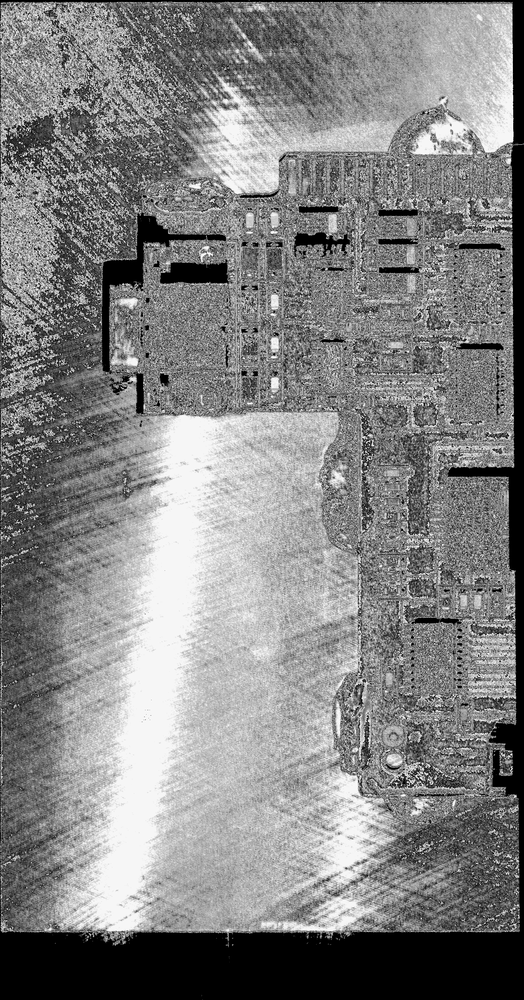
#> input picture data/cognex/DS1_DeskewedImage_intensity.png, 524 x 1000 px, shrunk from 1556 x 2968 before the run
$ python -i heatmap.py   (imports and definitions only)
#> lines starting #> are read from the running program, lines starting #| are printed output that depends on the picture; after the words box and inside, x2 and y2 are one past the last pixel; in counts of white or black regions, pixels touching at a corner belong together
#> further down, picture is the input picture: shape (1000, 524, 3); min 0, max 255, mean 131.3
"""Section 2.2 - component-density heatmap and dense-region selection."""
import cv2
import numpy as np


def build_heatmap(img_bgr, block_size=51, c=5, small_area=50 * 50, min_area=16,
                  median_ksize=5, gauss_sigma=25):
    """Adaptive threshold -> contours -> weighted fill -> denoise + Gaussian smoothing.

    Contours with area < 50x50 px get weight 1, larger ones 0.5 (favours small parts).
    Returns (heatmap float32 normalised to [0, 1], binary image, contours).
    """
#> called with block_size = 51, c = 5, small_area = 2500, min_area = 16, median_ksize = 5, gauss_sigma = 25
    gray = cv2.cvtColor(img_bgr, cv2.COLOR_BGR2GRAY) if img_bgr.ndim == 3 else img_bgr
    binary = cv2.adaptiveThreshold(gray, 255, cv2.ADAPTIVE_THRESH_GAUSSIAN_C,
                                   cv2.THRESH_BINARY_INV, block_size, c)
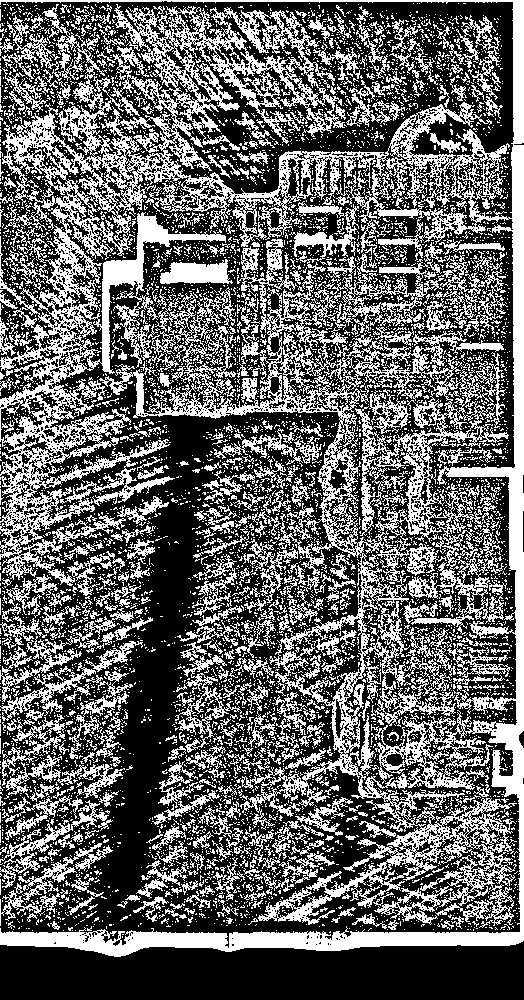
#> binary: shape (1000, 524); 39.7% white; 6700 white regions (6196 under 20 px)
    contours, _ = cv2.findContours(binary, cv2.RETR_EXTERNAL, cv2.CHAIN_APPROX_SIMPLE)
#> contours = 5971 contours, 5694 with area under 20; largest, box (x1, y1, x2, y2) and area: (0, 0, 524, 957) 166660, (408, 492, 507, 635) 2852, (0, 608, 134, 702) 1274, (160, 259, 233, 284) 1155, (0, 800, 109, 888) 1138

    heat = np.zeros(gray.shape, np.float32)
    for cnt in contours:
        area = cv2.contourArea(cnt)
        if area < min_area:  # pure noise
            continue
        weight = 1.0 if area < small_area else 0.5
        x, y, w, h = cv2.boundingRect(cnt)
        roi = np.zeros((h, w), np.uint8)
        cv2.drawContours(roi, [cnt - [x, y]], -1, 1, thickness=-1)
        heat[y:y + h, x:x + w] += roi * weight
#> this loop made 5971 passes
#> (cnt, area) on passes 1 to 3: ([[122, 936], [122, 937]], 0), ([[122, 934], [123, 934]], 0), ([[330, 931], [329, 932], [330, 932]], 0.5)
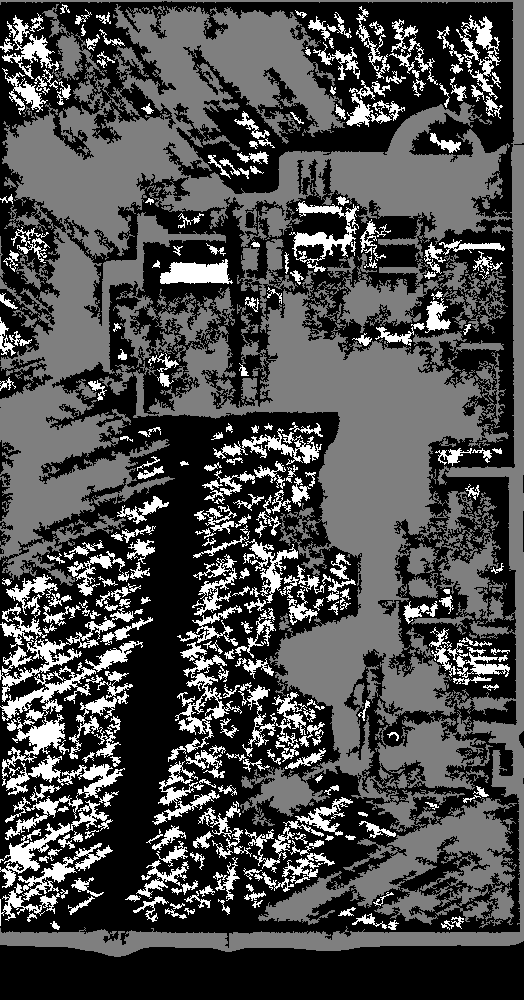
#> heat: shape (1000, 524) float32; min 0, max 1, mean 0.296
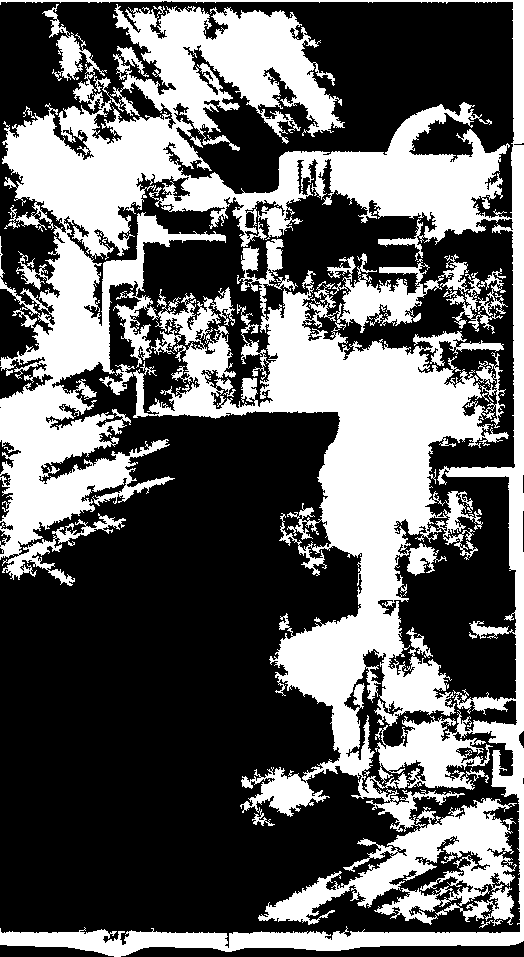
#> roi: shape (957, 524); values 0 (black) and 1 (white), 37.8% white; 1 white region, box (x1, y1, x2, y2) and area: (0, 0, 524, 957) 189506

    heat = cv2.medianBlur(heat, median_ksize)
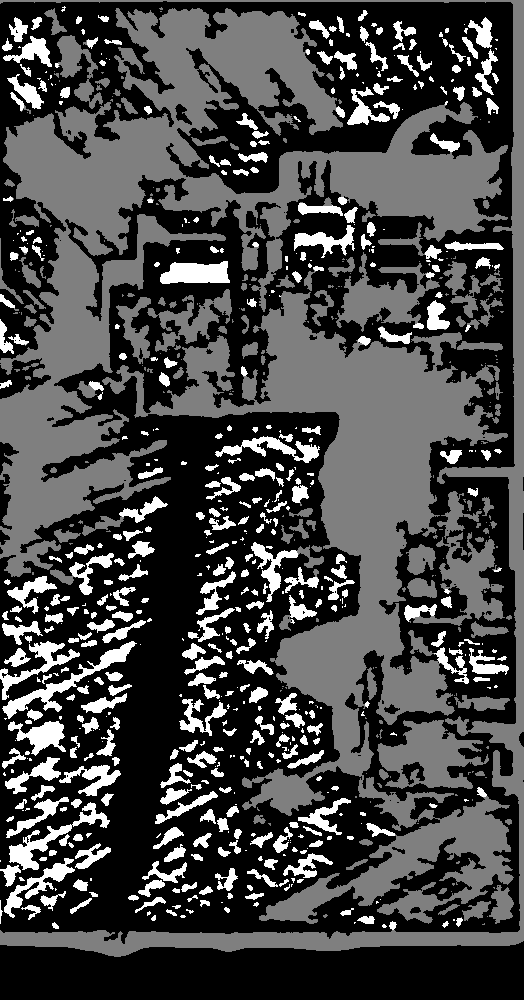
#> heat: shape (1000, 524) float32; min 0, max 1, mean 0.276
    heat = cv2.GaussianBlur(heat, (0, 0), gauss_sigma)
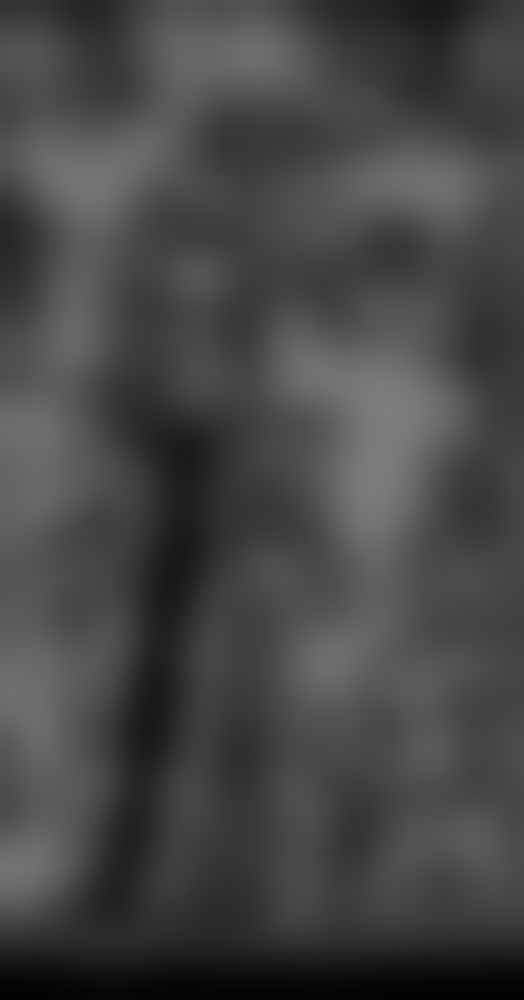
#> heat: shape (1000, 524) float32; min 0.0122, max 0.491, mean 0.276
    if heat.max() > 0:
        heat /= heat.max()
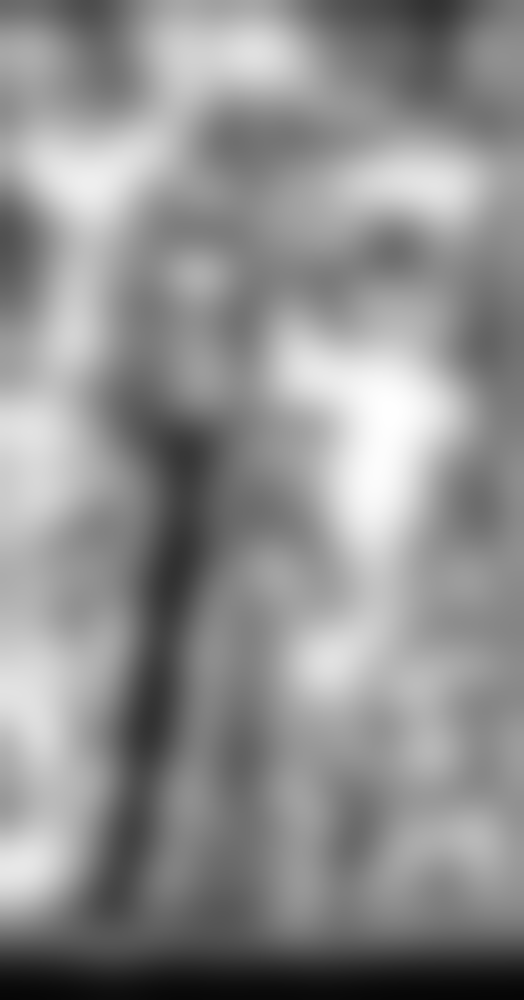
#> heat: shape (1000, 524) float32; min 0.0248, max 1, mean 0.562
    return heat, binary, contours


def dense_regions(heat, grid=100, k_sigma=0.5):
    """Score every grid x grid cell; cells with score > Th = mean(h) + 0.5*sigma are dense (eq. 1),
    where mean(h) and sigma are taken over the whole heatmap h, as in the paper.

    Adjacent dense cells are merged; returns (boxes [(x, y, w, h)], cell_scores, Th).
    """
    H, W = heat.shape
    gh, gw = int(np.ceil(H / grid)), int(np.ceil(W / grid))
    scores = np.zeros((gh, gw), np.float32)
    for r in range(gh):
        for col in range(gw):
            scores[r, col] = heat[r * grid:(r + 1) * grid, col * grid:(col + 1) * grid].mean()

    th = heat.mean() + k_sigma * heat.std()
    dense = (scores > th).astype(np.uint8)
    n, labels = cv2.connectedComponents(dense, connectivity=8)
    boxes = []
    for lbl in range(1, n):
        rs, cs = np.where(labels == lbl)
        x0, y0 = cs.min() * grid, rs.min() * grid
        x1, y1 = min((cs.max() + 1) * grid, W), min((rs.max() + 1) * grid, H)
        boxes.append((x0, y0, x1 - x0, y1 - y0))
    return boxes, scores, th


def colorize(img_bgr, heat, alpha=0.5):
    color = cv2.applyColorMap((heat * 255).astype(np.uint8), cv2.COLORMAP_JET)
    return cv2.addWeighted(img_bgr, 1 - alpha, color, alpha, 0)

>>> import cv2
>>> picture = cv2.imread('data/cognex/DS1_DeskewedImage_intensity.png')
>>> result = build_heatmap(picture)

$ run again, on data/cognex/DS2_DeskewedImage_intensity.png
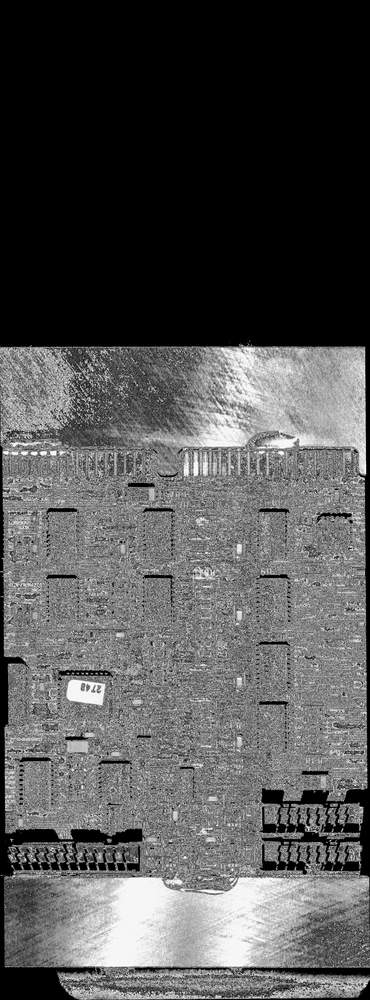
#> input picture data/cognex/DS2_DeskewedImage_intensity.png, 370 x 1000 px, shrunk from 1646 x 4449 before the run
#> picture is the input picture: shape (1000, 370, 3); min 0, max 255, mean 83.7
#> in build_heatmap, `binary = cv2.adaptiveThreshold(gray, 255, cv2.ADAPTIVE_THRESH_GAUSSIAN..`:
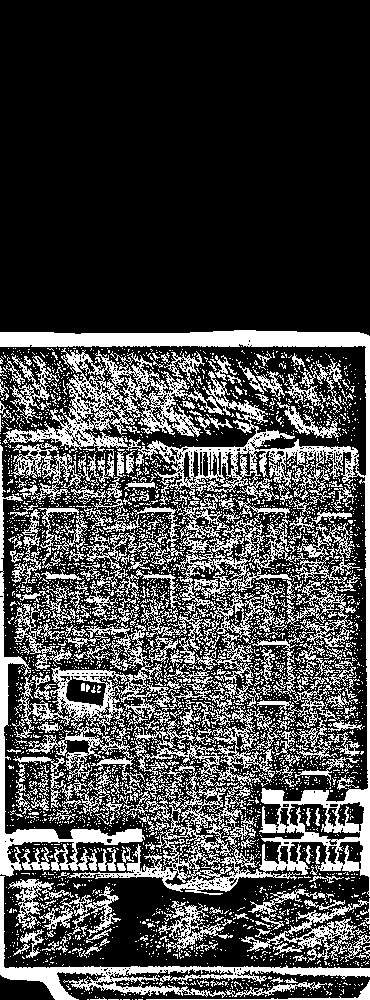
#> binary: shape (1000, 370); 27.6% white; 3719 white regions (3451 under 20 px)
#> contours = 3537 contours, 3385 with area under 20; largest, box (x1, y1, x2, y2) and area: (0, 330, 370, 897) 38251, (12, 625, 225, 791) 6824, (173, 493, 296, 610) 4976, (0, 876, 370, 1000) 4281, (0, 445, 145, 877) 3898
#> the loop in build_heatmap, `for cnt in contours:` made 3537 passes
#> (cnt, area) on passes 1 to 3: ([[138, 999], [142, 999]], 0), ([[135, 999], [136, 999]], 0), ([[132, 999]], 0)
#> in build_heatmap, `heat /= heat.max()`:
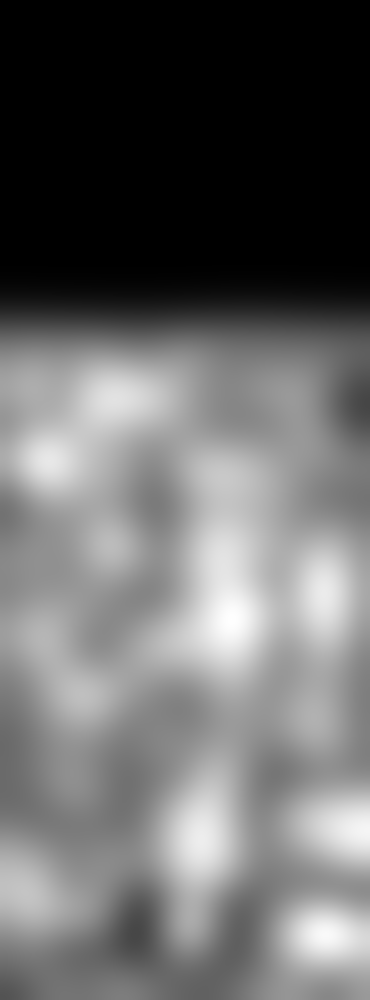
#> heat: shape (1000, 370) float32; min 0, max 1, mean 0.415

$ run again, on data/cognex/DS1_DeskewedImage_range.png
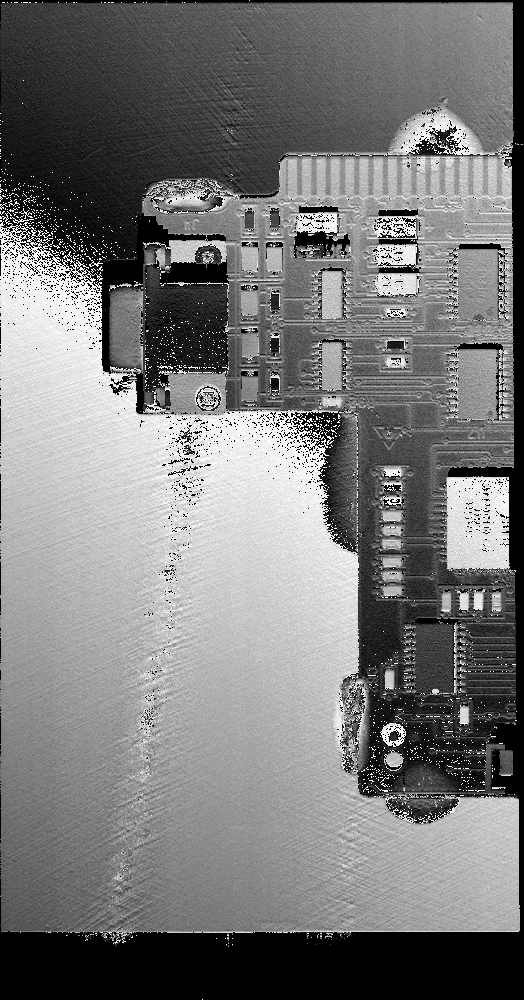
#> input picture data/cognex/DS1_DeskewedImage_range.png, 524 x 1000 px, shrunk from 1556 x 2968 before the run
#> picture is the input picture: shape (1000, 524, 3); min 0, max 255, mean 120.7
#> in build_heatmap, `binary = cv2.adaptiveThreshold(gray, 255, cv2.ADAPTIVE_THRESH_GAUSSIAN..`:
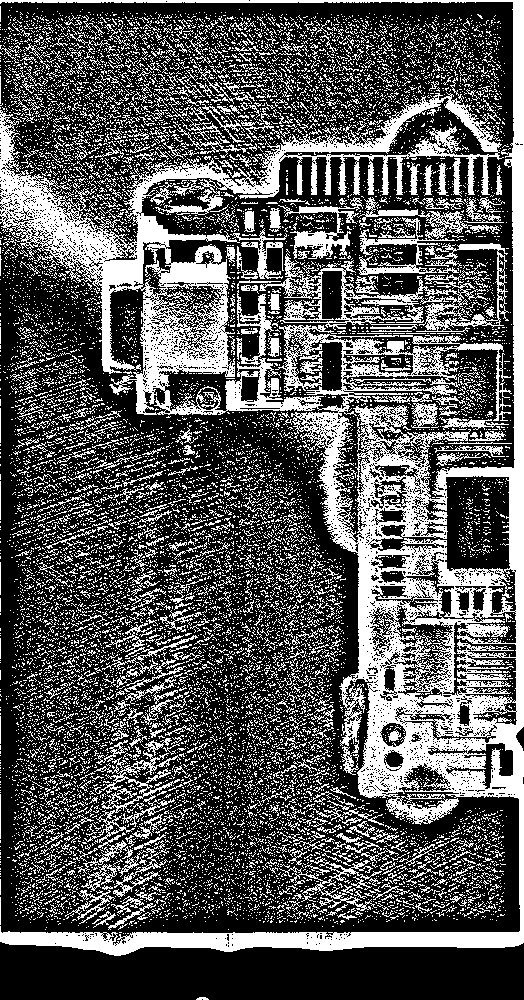
#> binary: shape (1000, 524); 34.1% white; 13706 white regions (13046 under 20 px)
#> contours = 13170 contours, 12997 with area under 20; largest, box (x1, y1, x2, y2) and area: (0, 0, 524, 956) 119215, (259, 243, 509, 334) 7202, (357, 197, 500, 275) 1842, (77, 750, 181, 874) 1464, (278, 197, 363, 259) 1154
#> the loop in build_heatmap, `for cnt in contours:` made 13170 passes
#> (cnt, area) on passes 2 to 4: ([[127, 933], [128, 933]], 0), ([[125, 933]], 0), ([[123, 933]], 0)
#> in build_heatmap, `heat /= heat.max()`:
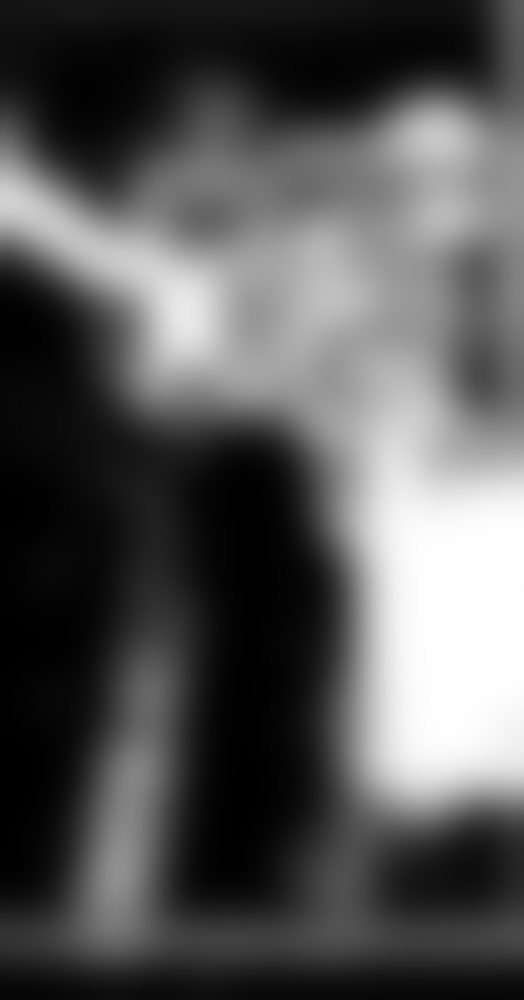
#> heat: shape (1000, 524) float32; min 0.000258, max 1, mean 0.337
